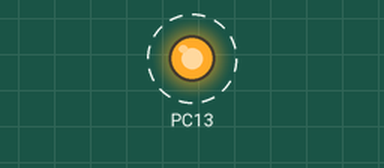
This sketch was run on a simulated STM32 Blue Pill. On the bench: output pins drawn as LEDs (lit = HIGH). Dashed ring = blinking.

Above: at 0.05 s.
Timing chart, 0 to 3.0 s (numbered marks = the images above):
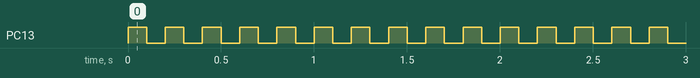

Measured:
- by itself, PC13: alternates HIGH for 0.10 s and LOW for 0.10 s

The sketch:

getter.ino
```cpp
void setup() {
  // put your setup code here, to run once:
  Serial.begin(115200);
  pinMode(PC13, OUTPUT);
  digitalWrite(PC13, LOW);
}

int delayTime = 100;
char inp;

void loop() {


  // put your main code here, to run repeatedly:
  if(Serial.available() > 0) {
    inp = Serial.read();
    if (inp == 'o')
      delayTime = 20;
    else if (inp == 'c')
      delayTime = 100;
    else
      delayTime = 0;
    }

    digitalWrite(PC13, HIGH);
    delay(delayTime);
    digitalWrite(PC13, LOW);
    delay(delayTime);
}
```
